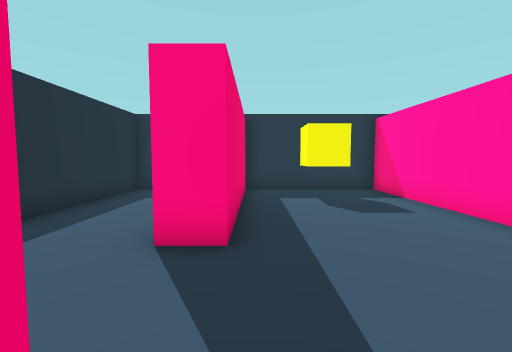
view 1 (above)

21 first-person views from a walk through a 3-D level made in the Unity game engine. The camera is 1.2 m above the floor, tilts 4° down and sees 90° across. The floor is counted in squares, 1 m on a side. Each view is taken from the middle of a square. On the plan, view 1 faces up. The plan holds only what a view shows up to about 12 squares ahead; the rest is blank. The player character is not drawn.

view 2
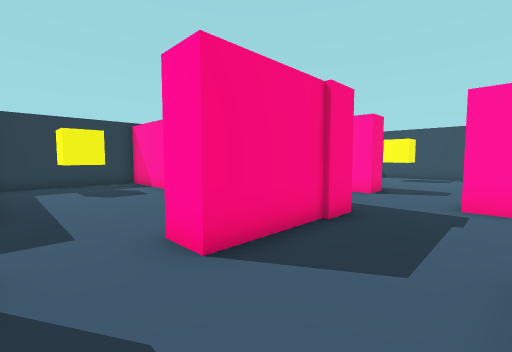

view 3
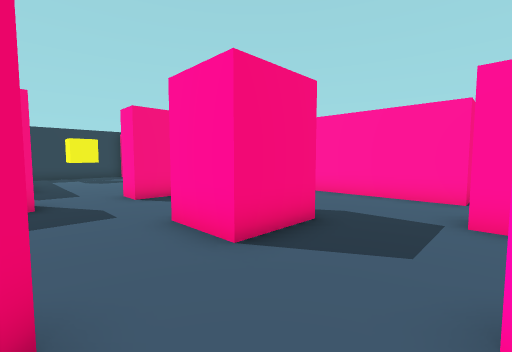

view 4
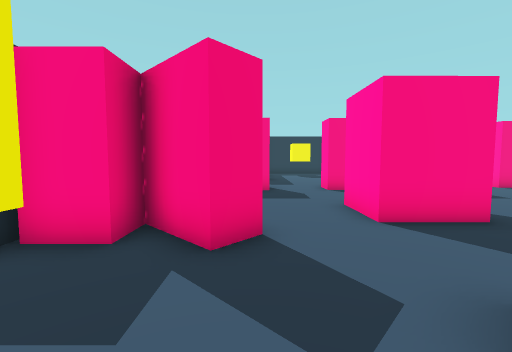

view 5
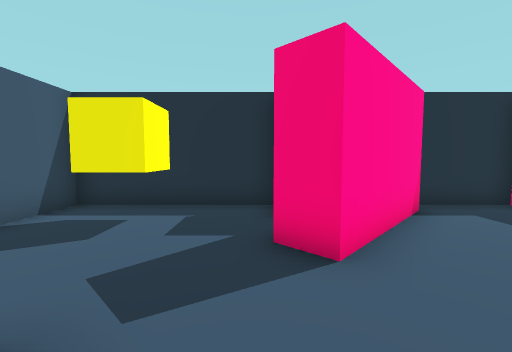

view 6
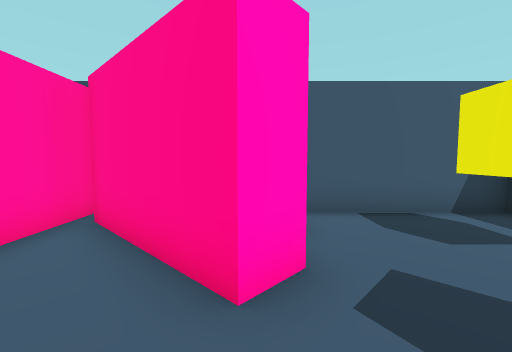

view 7
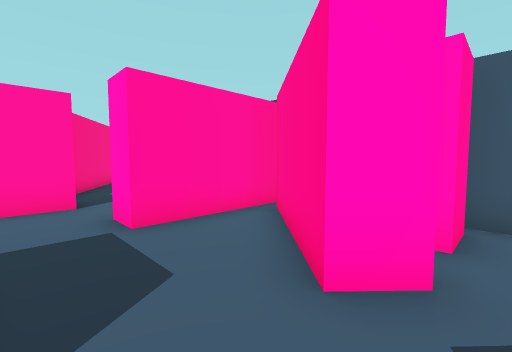

view 8
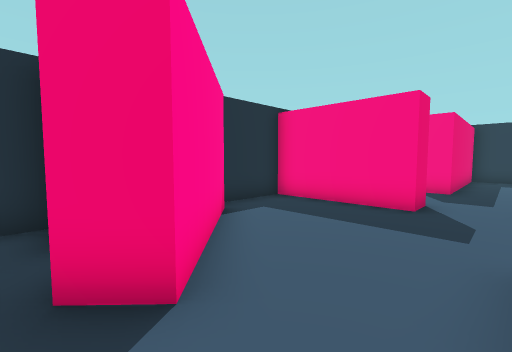

view 9
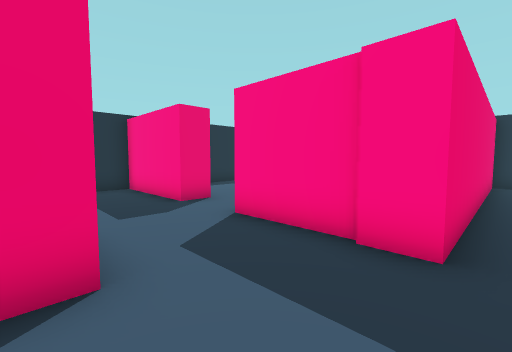

view 10
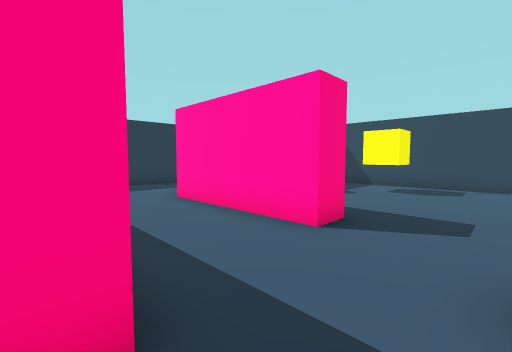

view 11
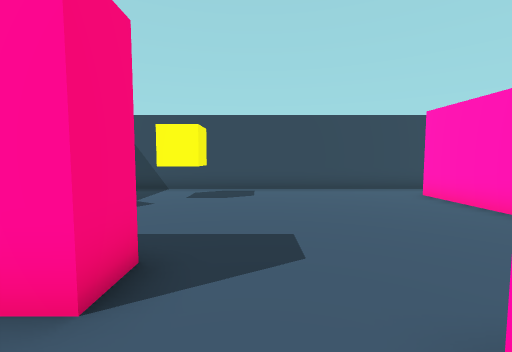

view 12
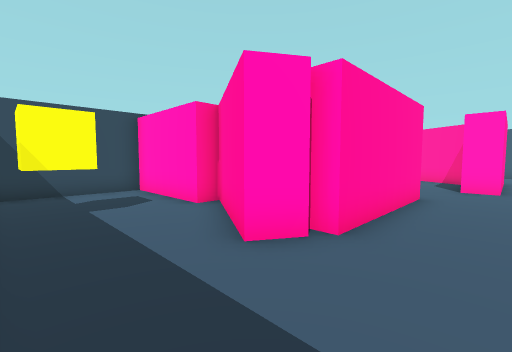

view 13
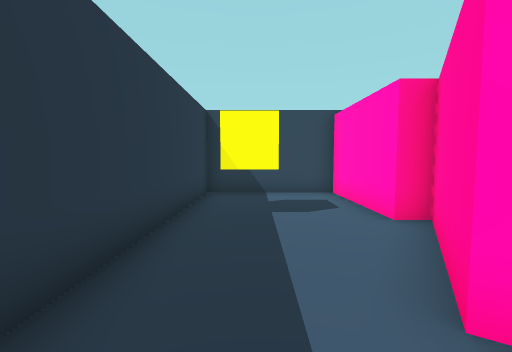

view 14
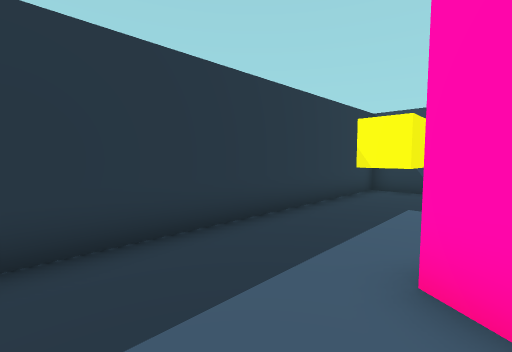

view 15
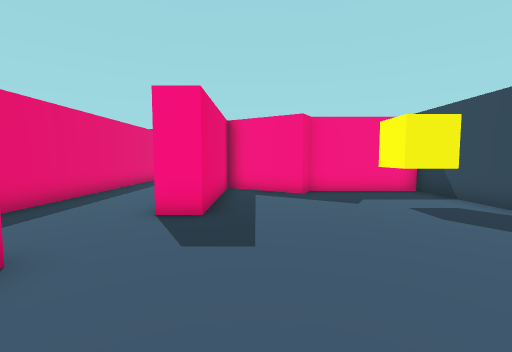

view 16
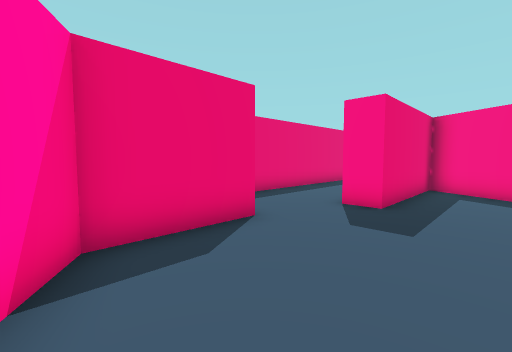

view 17
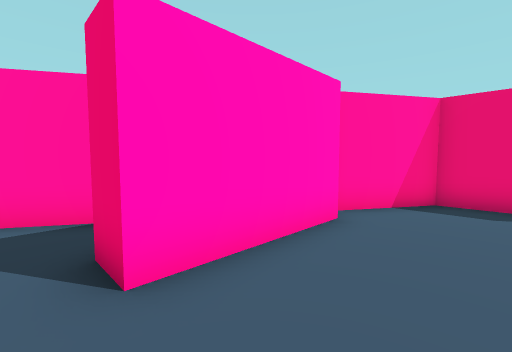

view 18
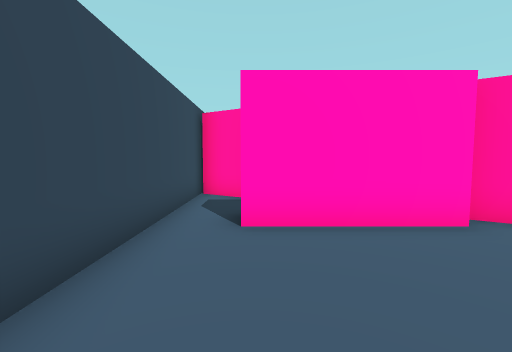

view 19
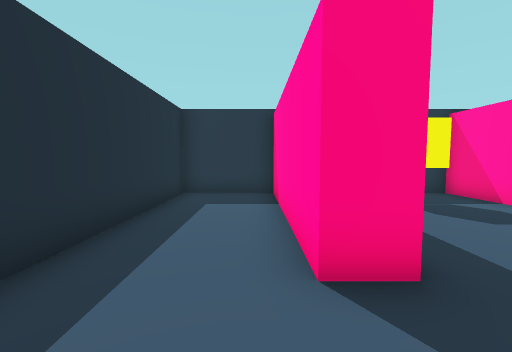

view 20
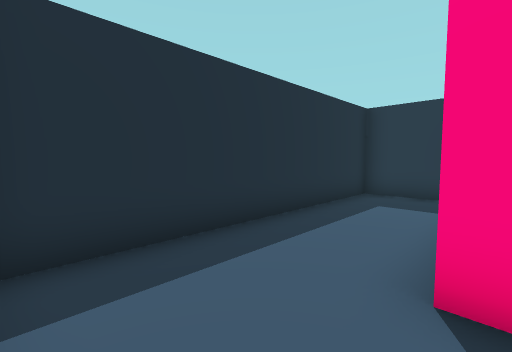

view 21
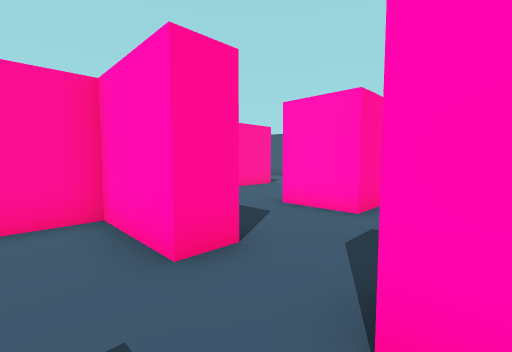

### Floor plan
Ten units are one square. View 1 is at (0, 0); x grows to the right and y downward. Boxes are objects, and circles mark ways between rooms. Rooms are numbered by the first view taken in them; rooms with no view inside come last. Other rooms are left out.
<svg viewBox="-50 -102 224 223">
<path fill="none" stroke="#000" d="M13 53 13 34 34 34 34 41M-5 -5 -5 5 -45 5 -45 29M55 5 17 5 17 -5M45 75 56 75M-39 32 -9 60M72 72 72 23M4 88 11 80 41 108M-9 60 -16 67 -30 54M5 111 5 99M-30 65 -45 65 -45 116 6 116M35 53 13 53M45 115 45 75M129 -53 169 -53 169 -97 55 -97 55 5M91 -57 97 -66 131 -45M72 23 82 23 82 53 109 70M112 64 153 64M169 66 169 -43 130 -43 126 -36 99 -53 99 -3 89 -3 89 -53 95 -53M45 -44 45 -97 -5 -97 -5 -34 -14 -34 -14 -97 -45 -97 -45 -9M-11 -5 -5 -5M17 -5 45 -5 45 -21M147 93 168 106M153 64 153 75M169 110 169 66"/>
<rect x="-35" y="85" width="20" height="20" fill="#bbb"><title>other object</title></rect>
<rect x="125" y="-95" width="20" height="20" fill="#bbb"><title>other object</title></rect>
<rect x="135" y="-25" width="20" height="20" fill="#bbb"><title>other object</title></rect>
<rect x="15" y="-85" width="20" height="20" fill="#bbb"><title>other object</title></rect>
<circle cx="23" cy="60" r="3" fill="#2a7"/>
<circle cx="65" cy="15" r="3" fill="#2a7"/>
<circle cx="5" cy="0" r="3" fill="#2a7"/>
<circle cx="160" cy="70" r="3" fill="#2a7"/>
<text x="20" y="30">1</text>
<text x="0" y="80">2</text>
<text x="110" y="-20">3</text>
<text x="0" y="-50">4</text>
<text x="150" y="80">5</text>
</svg>
Room 1 opens to room 2. Room 1 opens to room 3. Room 1 opens to room 4. Room 3 opens to room 5.

Where each view was taken, in squares from view 1:
view 1: 0 up, 0 right, facing up
view 2: 3 down, 0 right, facing up-right
view 3: 8 down, 1 left, facing up-right
view 4: 10 down, 1 left, facing up
view 5: 7 down, 2 right, facing left
view 6: 6 down, 1 right, facing down
view 7: 6 down, 0 right, facing down-right
view 8: 7 down, 1 right, facing up-left
view 9: 4 down, 6 right, facing up-left
view 10: 2 down, 5 right, facing up-right
view 11: 1 down, 7 right, facing right
view 12: 9 up, 7 right, facing down-right
view 13: 8 up, 8 right, facing right
view 14: 6 up, 7 right, facing up-right
view 15: 5 down, 11 right, facing up
view 16: 6 down, 12 right, facing up-left
view 17: 4 down, 16 right, facing down-left
view 18: 2 down, 15 right, facing down
view 19: 1 up, 2 left, facing up
view 20: 1 up, 1 left, facing up-left
view 21: 2 up, 1 left, facing down-right
